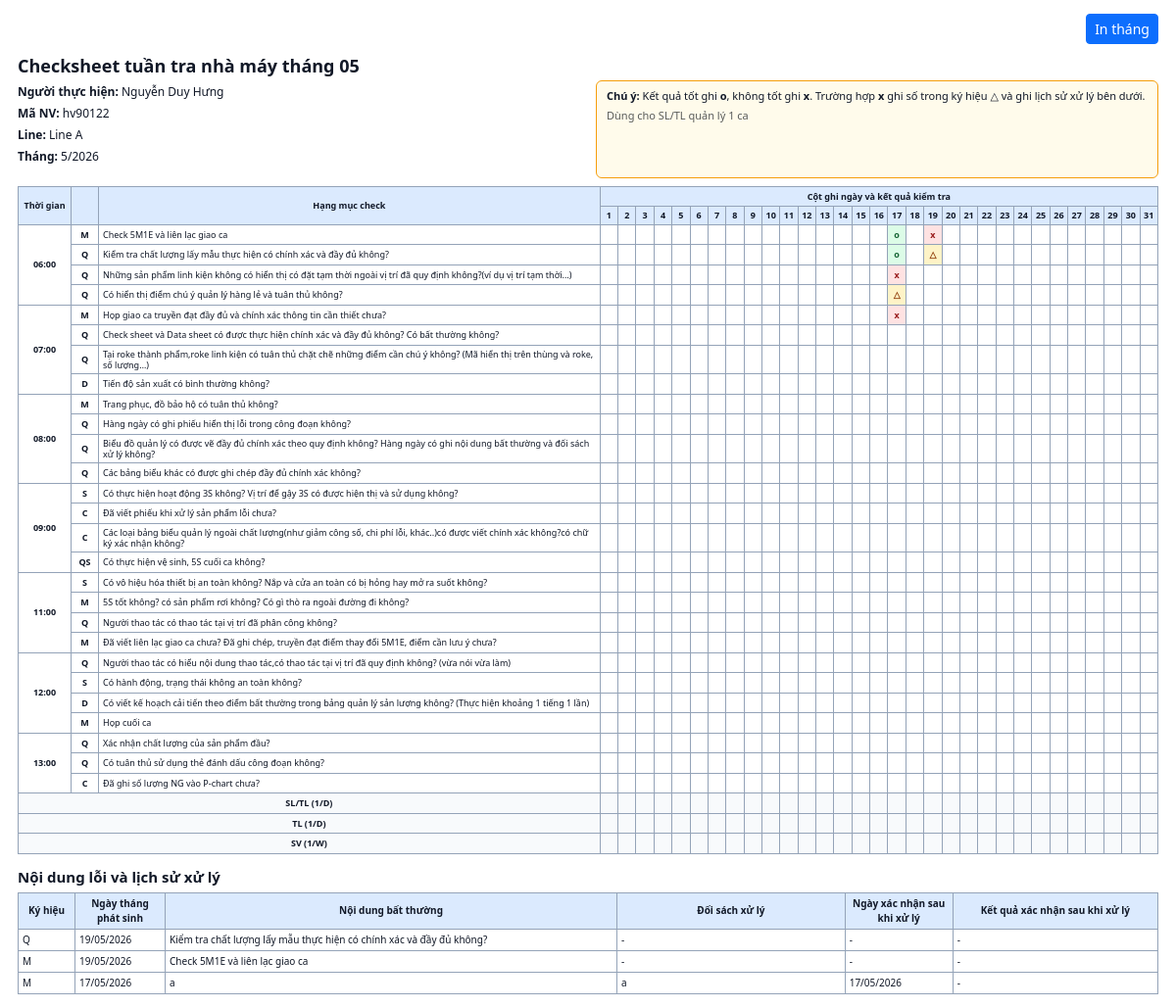
/profile/print-month (signed in), run on the app's committed database.
### models.py (models this page shows, shortened)
class User(db.Model):
    __tablename__ = "users"
    __table_args__ = (
        CheckConstraint(
            "role IN ('admin', 'manager', 'leader', 'staff')",
            name="ck_users_role",
        ),
        CheckConstraint(
            "gender IS NULL OR gender IN ('male', 'female', 'other')",
            name="ck_users_gender",
        ),
    )
    id = db.Column(db.Integer, primary_key=True)
    username = db.Column(db.String(50), unique=True, nullable=False, index=True)
    password_hash = db.Column(db.String(255), nullable=False)
    full_name = db.Column(db.String(120), nullable=False)
    employee_code = db.Column(db.String(30), unique=True, nullable=False, index=True)
    outlook_email = db.Column(db.String(255), nullable=True)
    gender = db.Column(db.String(20), nullable=True)
    department = db.Column(db.String(120), nullable=False)
    line_name = db.Column(db.String(120), nullable=False)
    role = db.Column(db.String(20), nullable=False, default=ROLE_STAFF)
    manager_id = db.Column(db.Integer, db.ForeignKey("users.id"), nullable=True, index=True)
    leader_id = db.Column(db.Integer, db.ForeignKey("users.id"), nullable=True, index=True)
    is_active = db.Column(db.Boolean, nullable=False, default=True)
    created_at = db.Column(db.DateTime, nullable=False, default=datetime.utcnow)
    manager = db.relationship(
        "User",
        remote_side=[id],
        foreign_keys=[manager_id],
        backref="managed_users",
    )
    leader = db.relationship(
        "User",
        remote_side=[id],
        foreign_keys=[leader_id],
        backref="led_users",
    )
    daily_sheets = db.relationship("DailyCheckSheet", back_populates="user")
    daily_results = db.relationship("DailyCheckResult", back_populates="user")
    abnormal_reports = db.relationship("AbnormalReport", back_populates="user")
    owned_confirmations = db.relationship(
        "DailyConfirmation",
        foreign_keys="DailyConfirmation.user_id",
        back_populates="user",
    )
    signed_confirmations = db.relationship(
        "DailyConfirmation",
        foreign_keys="DailyConfirmation.confirmed_by",
        back_populates="signer",
    )
    user_lines = db.relationship(
        "UserLine",
        back_populates="user",
        cascade="all, delete-orphan",
    )
    notifications = db.relationship(
        "Notification",
        back_populates="user",
        cascade="all, delete-orphan",
    )

class TimestampMixin:
    created_at = db.Column(db.DateTime, nullable=False, default=datetime.utcnow)
    updated_at = db.Column(
        db.DateTime,
        nullable=False,
        default=datetime.utcnow,
        onupdate=datetime.utcnow,
    )

class DailyCheckSheet(TimestampMixin, db.Model):
    __tablename__ = "daily_check_sheets"
    __table_args__ = (
        UniqueConstraint(
            "user_id",
            "template_id",
            "check_date",
            name="uq_daily_check_sheet_user_template_date",
        ),
        CheckConstraint(
            "status IN ('draft', 'checking', 'submitted', 'confirmed', 'rejected')",
            name="ck_daily_check_sheets_status",
        ),
    )
    id = db.Column(db.Integer, primary_key=True)
    user_id = db.Column(db.Integer, db.ForeignKey("users.id"), nullable=False, index=True)
    template_id = db.Column(
        db.Integer,
        db.ForeignKey("checklist_templates.id"),
        nullable=False,
        index=True,
    )
    check_date = db.Column(db.Date, nullable=False, default=date.today, index=True)
    month = db.Column(db.Integer, nullable=False)
    year = db.Column(db.Integer, nullable=False)
    line_name = db.Column(db.String(120), nullable=False)
    department = db.Column(db.String(120), nullable=False)
    shift = db.Column(db.String(50), nullable=False, default="day")
    status = db.Column(db.String(20), nullable=False, default=SHEET_STATUS_DRAFT)
    user = db.relationship("User", back_populates="daily_sheets")
    template = db.relationship("ChecklistTemplate", back_populates="daily_sheets")
    results = db.relationship(
        "DailyCheckResult",
        back_populates="daily_sheet",
        cascade="all, delete-orphan",
    )
    abnormal_reports = db.relationship(
        "AbnormalReport",
        back_populates="daily_sheet",
        cascade="all, delete-orphan",
    )
    confirmations = db.relationship(
        "DailyConfirmation",
        back_populates="daily_sheet",
        cascade="all, delete-orphan",
    )

class ChecklistItem(db.Model):
    __tablename__ = "checklist_items"
    __table_args__ = (
        UniqueConstraint("template_id", "line_id", "item_order", name="uq_checklist_items_template_line_order"),
    )
    id = db.Column(db.Integer, primary_key=True)
    template_id = db.Column(
        db.Integer,
        db.ForeignKey("checklist_templates.id"),
        nullable=False,
        index=True,
    )
    line_id = db.Column(db.Integer, db.ForeignKey("lines.id"), nullable=True, index=True)
    symbol = db.Column(db.String(20), nullable=False)
    check_time = db.Column(db.Time, nullable=False, index=True)
    time_group = db.Column(db.String(100), nullable=False)
    item_order = db.Column(db.Integer, nullable=False)
    category_type = db.Column(db.String(50))
    content = db.Column(db.Text, nullable=False)
    content_vi = db.Column(db.Text, nullable=False)
    content_en = db.Column(db.Text)
    content_ja = db.Column(db.Text)
    note = db.Column(db.Text)
    is_active = db.Column(db.Boolean, nullable=False, default=True)
    created_at = db.Column(db.DateTime, nullable=False, default=datetime.utcnow)
    template = db.relationship("ChecklistTemplate", back_populates="checklist_items")
    line = db.relationship("Line")
    daily_results = db.relationship("DailyCheckResult", back_populates="checklist_item")

class AbnormalReport(TimestampMixin, db.Model):
    __tablename__ = "abnormal_reports"
    __table_args__ = (
        CheckConstraint(
            "status IN ('open', 'processing', 'fixed', 'confirmed', 'cancelled')",
            name="ck_abnormal_reports_status",
        ),
        UniqueConstraint(
            "daily_check_result_id",
            name="uq_abnormal_reports_daily_result",
        ),
    )
    id = db.Column(db.Integer, primary_key=True)
    daily_sheet_id = db.Column(
        db.Integer,
        db.ForeignKey("daily_check_sheets.id"),
        nullable=False,
        index=True,
    )
    daily_check_result_id = db.Column(
        db.Integer,
        db.ForeignKey("daily_check_results.id"),
        nullable=False,
        index=True,
    )
    user_id = db.Column(db.Integer, db.ForeignKey("users.id"), nullable=False, index=True)
    symbol = db.Column(db.String(20), nullable=False)
    occurred_date = db.Column(db.Date, nullable=False)
    abnormal_content = db.Column(db.Text, nullable=False)
    countermeasure = db.Column(db.Text)
    confirm_date_before_fix = db.Column(db.Date)
    result_after_fix = db.Column(db.Text)
    status = db.Column(db.String(20), nullable=False, default=ABNORMAL_STATUS_OPEN)
    daily_sheet = db.relationship("DailyCheckSheet", back_populates="abnormal_reports")
    daily_check_result = db.relationship("DailyCheckResult", back_populates="abnormal_reports")
    user = db.relationship("User", back_populates="abnormal_reports")

### routes/auth_routes.py (the view)
@auth_bp.route("/profile/print-month")
@login_required
def print_profile_month():
    from datetime import date
    from datetime import datetime as _dt
    user = get_current_user()
    today = date.today()
    raw_excel_month = request.args.get("excel_month", "").strip()
    raw_excel_line = request.args.get("excel_line", "").strip()
    excel_year = today.year
    excel_month_num = today.month
    if raw_excel_month:
        try:
            parsed = _dt.strptime(raw_excel_month, "%Y-%m")
            excel_year, excel_month_num = parsed.year, parsed.month
        except ValueError:
            pass
    excel_context = build_excel_month_context(user, excel_year, excel_month_num, raw_excel_line or None)
    return render_template(
        "print_profile_month.html",
        user=user,
        excel_context=excel_context,
        auto_print=request.args.get("autoprint") == "1",
    )

### routes/auth_routes.py (called while the page is built)
def get_current_user() -> User | None:
    if hasattr(g, "current_user"):
        return g.current_user
    user_id = session.get("user_id")
    g.current_user = User.query.get(user_id) if user_id else None
    return g.current_user

def login_required(view):
    @wraps(view)
    def wrapped_view(*args, **kwargs):
        if not get_current_user():
            flash("Vui lòng đăng nhập để tiếp tục.", "warning")
            return redirect(url_for("auth.login"))
        return view(*args, **kwargs)
    return wrapped_view

@auth_bp.before_app_request
def load_logged_in_user() -> None:
    g.current_user = get_current_user()

### templates/print_profile_month.html (shortened to what this page needs)
<!doctype html>
<html lang="vi">
<head>
  <link rel="stylesheet" href="{{ url_for('static', filename='vendor/bootstrap/css/bootstrap.min.css') }}">
</head>
<body>
<div class="print-page">
  <div class="print-toolbar no-print">
    <button class="btn btn-primary btn-sm" type="button" onclick="window.print()">In tháng</button>
  </div>
  <div class="print-title">
    <h1>Checksheet tuần tra nhà máy tháng {{ "%02d"|format(excel_context.excel_month) }}</h1>
  </div>
  <div class="row g-3 align-items-stretch mb-2">
    <div class="col-6">
      <div class="sheet-info-box">
        <div class="sheet-meta">
          <span><strong>Người thực hiện:</strong> {{ excel_context.month_user_names|join(', ') if excel_context.month_user_names else user.full_name }}</span>
          <span><strong>Mã NV:</strong> {% if excel_context.month_user_codes|length == 1 %}{{ excel_context.month_user_codes[0] }}{% else %}Nhiều người{% endif %}</span>
          <span><strong>Line:</strong> {{ excel_context.line_name or user.line_name }}</span>
          <span><strong>Tháng:</strong> {{ excel_context.excel_month }}/{{ excel_context.excel_year }}</span>
        </div>
      </div>
    </div>
    <div class="col-6">
      <div class="note-box">
        <strong>Chú ý:</strong> Kết quả tốt ghi <strong>o</strong>, không tốt ghi <strong>x</strong>.
        Trường hợp <strong>x</strong> ghi số trong ký hiệu △ và ghi lịch sử xử lý bên dưới.
        <span class="text-muted d-block mt-1">Dùng cho SL/TL quản lý 1 ca</span>
      </div>
    </div>
  </div>
  <table class="month-table">
    <thead>
      <tr>
        <th rowspan="2" class="col-time">Thời gian</th>
        <th rowspan="2" class="col-symbol"></th>
        <th rowspan="2" class="col-content">Hạng mục check</th>
        <th colspan="{{ excel_context.days_in_month }}">Cột ghi ngày và kết quả kiểm tra</th>
      </tr>
      <tr>
        {% for day in range(1, excel_context.days_in_month + 1) %}
        <th class="day-col">{{ day }}</th>
        {% endfor %}
      </tr>
    </thead>
    <tbody>
      {% if excel_context.excel_groups %}
        {% for group in excel_context.excel_groups %}
          {% set row_count = group.rows | length %}
          {% for item in group.rows %}
          <tr>
            {% if loop.first %}
            <td class="col-time" rowspan="{{ row_count }}">
              {% for t in group.time_group.split('\n') %}
                <div>{{ t }}</div>
              {% endfor %}
            </td>
            {% endif %}
            <td class="col-symbol">{{ item.category_type }}</td>
            <td class="col-content">{{ item.content }}</td>
            {% for day in range(1, excel_context.days_in_month + 1) %}
              {% set val = item.days[day] if day in item.days else '' %}
              <td class="day-col {% if val == 'o' %}cell-o{% elif val == 'x' %}cell-x{% elif val == '△' %}cell-tri{% endif %}">
                {{ val }}
              </td>
            {% endfor %}
          </tr>
          {% endfor %}
        {% endfor %}
      {% else %}
        <tr>
          <td colspan="{{ excel_context.days_in_month + 3 }}" class="text-center text-muted py-3">Không có dữ liệu checksheet trong tháng này.</td>
        </tr>
      {% endif %}
      {% for sig in excel_context.signature_rows %}
      <tr class="signature-row">
        <td colspan="3" class="text-center">{{ sig.label }}</td>
        {% for day in range(1, excel_context.days_in_month + 1) %}
        {% set sig_val = sig.days[day] if day in sig.days else '' %}
        <td class="day-col {% if sig_val %}cell-o{% endif %}">{{ sig_val }}</td>
        {% endfor %}
      </tr>
      {% endfor %}
    </tbody>
  </table>
  <h2 class="section-title">Nội dung lỗi và lịch sử xử lý</h2>
  <table class="abnormal-table">
    <thead>
      <tr>
        <th>Ký hiệu</th>
        <th>Ngày tháng phát sinh</th>
        <th>Nội dung bất thường</th>
        <th>Đối sách xử lý</th>
        <th>Ngày xác nhận sau khi xử lý</th>
        <th>Kết quả xác nhận sau khi xử lý</th>
      </tr>
    </thead>
    <tbody>
      {% for report in excel_context.excel_abnormal_reports %}
      <tr>
        <td>{{ report.symbol }}</td>
        <td>{{ report.occurred_date|date_local }}</td>
        <td>{{ report.abnormal_content }}</td>
        <td>{{ report.countermeasure or '-' }}</td>
        <td>{{ report.confirm_date_before_fix|date_local if report.confirm_date_before_fix else '-' }}</td>
        <td>{{ report.result_after_fix or '-' }}</td>
      </tr>
      {% else %}
      <tr>
        <td colspan="6" class="text-center text-muted py-3">Không có lỗi trong tháng này.</td>
      </tr>
      {% endfor %}
    </tbody>
  </table>
</div>
</body>
</html>

### templates/print_profile_month.html (style rules this page uses)
body { background: #fff; color: #111827; font-family: "Segoe UI", Tahoma, Geneva, Verdana, sans-serif; font-size: 11px; }
.print-page { padding: 14px 18px; }
.print-toolbar { display: flex; justify-content: space-between; align-items: center; gap: 12px; margin-bottom: 12px; }
.print-title h1 { font-size: 18px; font-weight: 700; margin: 0 0 3px; }
.note-box { border: 1px solid #f59e0b; background: #fffbeb; border-radius: 6px; padding: 7px 10px; height: 100%; margin-bottom: 10px; }
.sheet-meta { display: grid; grid-template-columns: 1fr; gap: 4px; margin-bottom: 10px; font-size: 12px; }
.sheet-info-box { height: 100%; padding: 3px 0; }
table { width: 100%; border-collapse: collapse; }
.month-table { table-layout: fixed; font-size: 9px; }
th, td { border: 1px solid #94a3b8; padding: 3px 4px; vertical-align: middle; }
th { background: #dbeafe; text-align: center; font-weight: 700; }
.col-time { width: 54px; text-align: center; font-weight: 700; }
.col-symbol { width: 28px; text-align: center; font-weight: 700; }
.col-content { width: 44%; line-height: 1.25; }
.day-col { width: 22px; text-align: center; padding: 2px; font-weight: 700; }
.cell-o { background: #dcfce7; color: #166534; }
.cell-x { background: #fee2e2; color: #991b1b; }
.cell-tri { background: #fef3c7; color: #92400e; }
.signature-row td { background: #f8fafc; font-weight: 700; }
.section-title { font-size: 15px; font-weight: 700; margin: 14px 0 7px; }
.abnormal-table { font-size: 10px; page-break-inside: auto; }
.abnormal-table th:nth-child(1) { width: 58px; }
.abnormal-table th:nth-child(2) { width: 92px; }
.abnormal-table th:nth-child(4) { width: 20%; }
.abnormal-table th:nth-child(5) { width: 110px; }
.abnormal-table th:nth-child(6) { width: 18%; }

### data on the page
User: month_user_names "Nguyễn Duy Hưng", employee_code "hv90122"
DailyCheckSheet: line_name "Line A"
ChecklistItem: time_group "06:00", category_type "M", content "Check 5M1E và liên lạc giao ca", val "o" "x"
ChecklistItem: category_type "Q", content "Kiểm tra chất lượng lấy mẫu thực hiện có chính xác và đầy đủ không?", val "o" "△"
ChecklistItem: category_type "Q", content "Những sản phẩm linh kiện không có hiển thị có đặt tạm thời ngoài vị trí đã quy định không?(ví dụ vị trí tạm thời...)", val "x"
ChecklistItem: category_type "Q", content "Có hiển thị điểm chú ý quản lý hàng lẻ và tuân thủ không?", val "△"
ChecklistItem: time_group "07:00", category_type "M", content "Họp giao ca truyền đạt đầy đủ và chính xác thông tin cần thiết chưa?", val "x"
ChecklistItem: category_type "Q", content "Check sheet và Data sheet có được thực hiện chính xác và đầy đủ không? Có bất thường không?"
ChecklistItem: category_type "Q", content "Tại roke thành phẩm,roke linh kiện có tuân thủ chặt chẽ những điểm cần chú ý không? (Mã hiển thị trên thùng và roke, số lượng…)"
ChecklistItem: category_type "D", content "Tiến độ sản xuất có bình thường không?"
ChecklistItem: time_group "08:00", category_type "M", content "Trang phục, đồ bảo hộ có tuân thủ không?"
ChecklistItem: category_type "Q", content "Hàng ngày có ghi phiếu hiển thị lỗi trong công đoạn không?"
ChecklistItem: category_type "Q", content "Biểu đồ quản lý có được vẽ đầy đủ chính xác theo quy định không? Hàng ngày có ghi nội dung bất thường và đối sách xử lý không?"
ChecklistItem: category_type "Q", content "Các bảng biểu khác có được ghi chép đầy đủ chính xác không?"
ChecklistItem: time_group "09:00", category_type "S", content "Có thực hiện hoạt động 3S không? Vị trí để gậy 3S có được hiện thị và sử dụng không?"
ChecklistItem: category_type "C", content "Đã viết phiếu khi xử lý sản phẩm lỗi chưa?"
ChecklistItem: category_type "C", content "Các loại bảng biểu quản lý ngoài chất lượng(như giảm công số, chi phí lỗi, khác..)có được viết chính xác không?có chữ ký xác nhận không?"
ChecklistItem: category_type "QS", content "Có thực hiện vệ sinh, 5S cuối ca không?"
ChecklistItem: time_group "11:00", category_type "S", content "Có vô hiệu hóa thiết bị an toàn không? Nắp và cửa an toàn có bị hỏng hay mở ra suốt không?"
ChecklistItem: category_type "M", content "5S tốt không? có sản phẩm rơi không? Có gì thò ra ngoài đường đi không?"
ChecklistItem: category_type "Q", content "Người thao tác có thao tác tại vị trí đã phân công không?"
ChecklistItem: category_type "M", content "Đã viết liên lạc giao ca chưa? Đã ghi chép, truyền đạt điểm thay đổi 5M1E, điểm cần lưu ý chưa?"
ChecklistItem: time_group "12:00", category_type "Q", content "Người thao tác có hiểu nội dung thao tác,có thao tác tại vị trí đã quy định không? (vừa nói vừa làm)"
ChecklistItem: category_type "S", content "Có hành động, trạng thái không an toàn không?"
ChecklistItem: category_type "D", content "Có viết kế hoạch cải tiến theo điểm bất thường trong bảng quản lý sản lượng không? (Thực hiện khoảng 1 tiếng 1 lần)"
ChecklistItem: category_type "M", content "Họp cuối ca"
ChecklistItem: time_group "13:00", category_type "Q", content "Xác nhận chất lượng của sản phẩm đầu?"
ChecklistItem: category_type "Q", content "Có tuân thủ sử dụng thẻ đánh dấu công đoạn không?"
ChecklistItem: category_type "C", content "Đã ghi số lượng NG vào P-chart chưa?"
AbnormalReport: symbol "Q", occurred_date "19/05/2026", abnormal_content "Kiểm tra chất lượng lấy mẫu thực hiện có chính xác và đầy đủ không?", countermeasure "-", confirm_date_before_fix "-", result_after_fix "-"
AbnormalReport: symbol "M", occurred_date "19/05/2026", abnormal_content "Check 5M1E và liên lạc giao ca", countermeasure "-", confirm_date_before_fix "-", result_after_fix "-"
AbnormalReport: symbol "M", occurred_date "17/05/2026", abnormal_content "a", countermeasure "a", confirm_date_before_fix "17/05/2026", result_after_fix "-"

### other printed values
{{ "%02d"|format(excel_context.excel_month) }} "05"
{{ excel_context.excel_month }} "5"
{{ excel_context.excel_year }} "2026"
{{ day }} "1" "2" "3" "4" "5" "6" "7" "8" "9" "10" "11" "12" "13" "14" "15" "16" "17" "18" "19" "20" "21" "22" "23" "24" "25" "26" "27" "28" "29" "30" "31"
{{ sig.label }} "SL/TL (1/D)" "TL (1/D)" "SV (1/W)"
